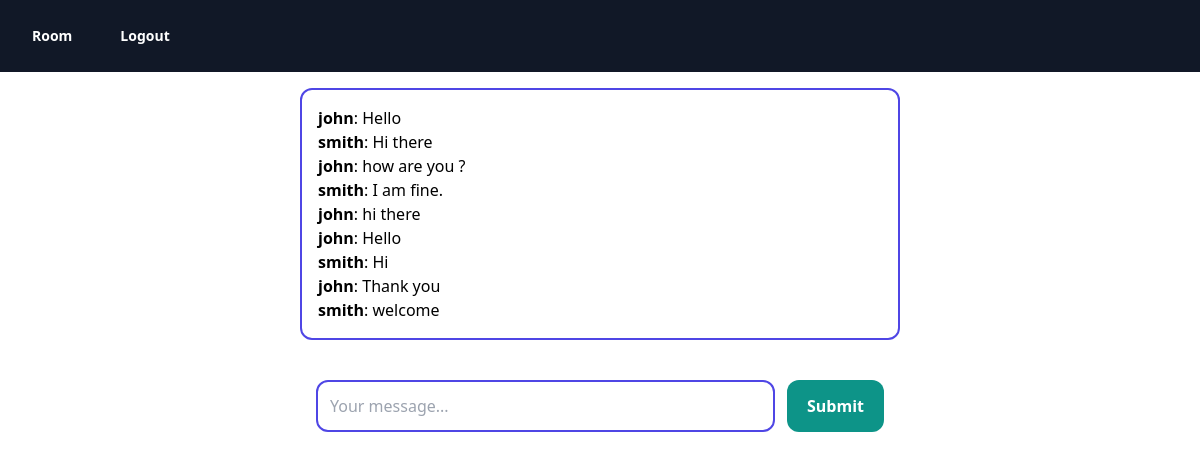
Screenshot of /rooms/work/ (signed in) with the database file from the repository.
### room/models.py (models this page shows)
class Message(models.Model):
    room = models.ForeignKey(Room, related_name='messages', on_delete=models.CASCADE)
    user = models.ForeignKey(User, related_name='messages', on_delete=models.CASCADE)
    content = models.TextField()
    date_added = models.DateTimeField(auto_now_add=True)
    class Meta:
        ordering = ('date_added',)

### room/views.py (the view)
# urls.py: path("rooms/", include('room.urls')),
@login_required
def room(request, slug):
    room = Room.objects.get(slug=slug)
    messages = Message.objects.filter(room=room)[0:25]
    return render(request, 'room/room.html', {'room': room, 'messages': messages})

### room/templates/room/room.html (shortened to what this page needs)
{% extends 'core/base.html' %}
{% block content %}
<div class="lg:w-2/4 mx-4 mt-4 lg:mx-auto p-4 bg-white rounded-xl text-black border-2 border-indigo-600 border-solid">
    <div class="chat-messages space-y-3" id="chat-messages">
        {% for m in messages %}<b>{{ m.user.username }}</b>: {{ m.content }}<br>{% endfor %}
    </div>
</div>
<div class="lg:w-2/4 mt-6 mx-4 lg:mx-auto p-4 bg-white rounded-xl">
    <form method="post" class="flex">
        <input type="text" name="content" class="flex-1 mr-3 border-solid border-2 border-indigo-600 p-3 rounded-xl" placeholder="Your message..." id="chat-message-input">
        <button class="px-5 py-3 rounded-xl text-white bg-teal-600 hover:bg-teal-700 font-bold"
            id="chat-message-submit"
        >Submit</button>
    </form>
</div>
{% endblock %}

### rows the page displays
Message: user.username "john", content "Hello"
Message: user.username "smith", content "Hi there"
Message: user.username "john", content "how are you ?"
Message: user.username "smith", content "I am fine."
Message: user.username "john", content "hi there"
Message: user.username "john", content "Hello"
Message: user.username "smith", content "Hi"
Message: user.username "john", content "Thank you"
Message: user.username "smith", content "welcome"
